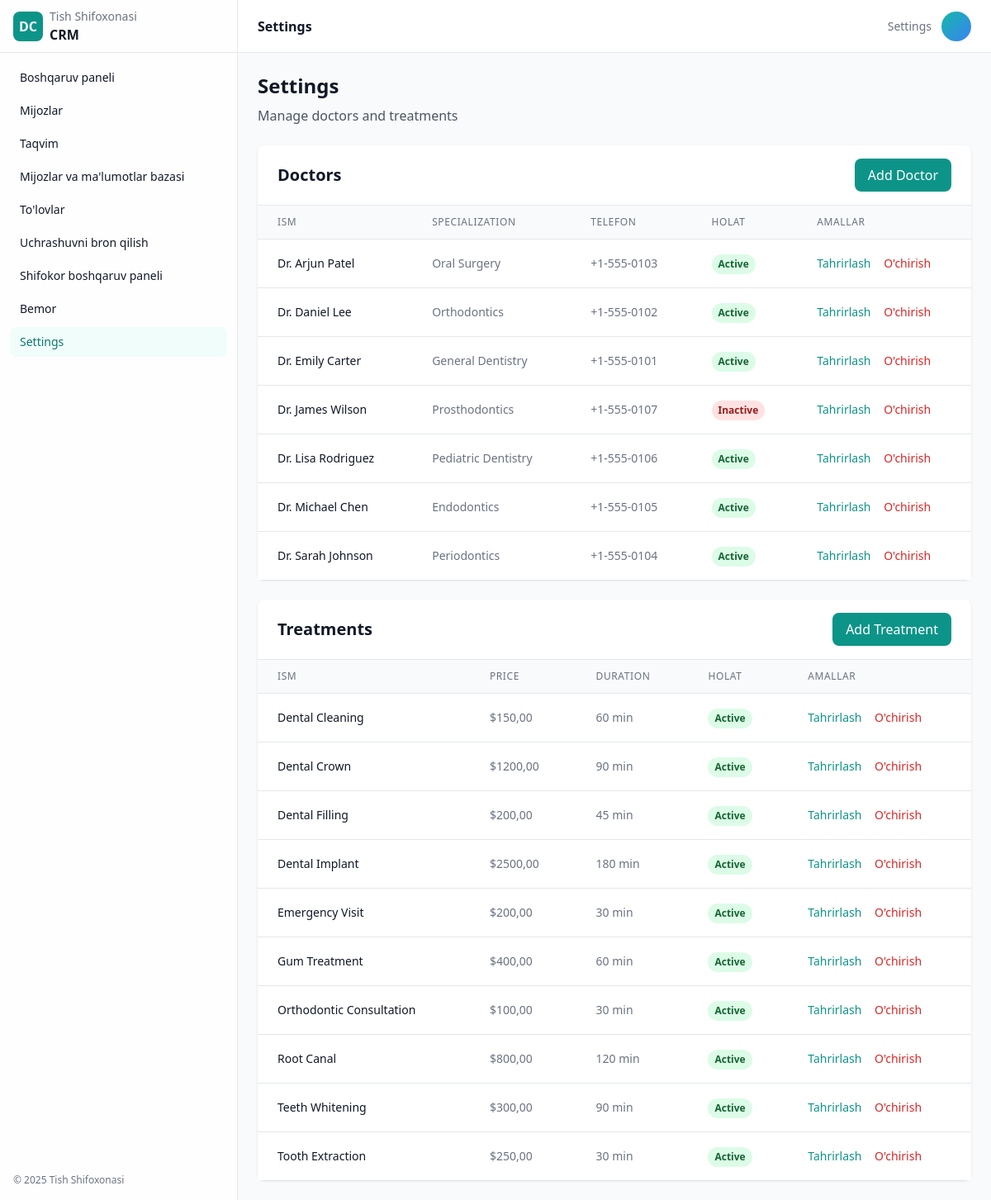
/settings/, run on the app's committed database.
### settings/models.py (models this page shows, shortened)
class Doctor(models.Model):
    name = models.CharField(max_length=100, verbose_name=_("Doctor Name"))
    specialization = models.CharField(max_length=100, verbose_name=_("Specialization"))
    phone = models.CharField(max_length=20, blank=True, verbose_name=_("Phone"))
    email = models.EmailField(blank=True, verbose_name=_("Email"))
    is_active = models.BooleanField(default=True, verbose_name=_("Active"))
    created_at = models.DateTimeField(auto_now_add=True)
    updated_at = models.DateTimeField(auto_now=True)
    class Meta:
        verbose_name = _("Doctor")
        verbose_name_plural = _("Doctors")
        ordering = ['name']

class Treatment(models.Model):
    name = models.CharField(max_length=100, verbose_name=_("Treatment Name"))
    description = models.TextField(blank=True, verbose_name=_("Description"))
    price = models.DecimalField(max_digits=10, decimal_places=2, verbose_name=_("Price"))
    duration_minutes = models.PositiveIntegerField(verbose_name=_("Duration (minutes)"))
    is_active = models.BooleanField(default=True, verbose_name=_("Active"))
    created_at = models.DateTimeField(auto_now_add=True)
    updated_at = models.DateTimeField(auto_now=True)
    class Meta:
        verbose_name = _("Treatment")
        verbose_name_plural = _("Treatments")
        ordering = ['name']

### settings/views.py (the view)
# urls.py: path('', views.settings_page, name='settings_page'),
def settings_page(request):
    doctors = Doctor.objects.all().order_by('name')
    treatments = Treatment.objects.all().order_by('name')
    context = {
        'doctors': doctors,
        'treatments': treatments,
    }
    return render(request, 'settings.html', context)

### dentalcrm/templatetags/translation_tags.py (called while the page is built)
@register.simple_tag(takes_context=True)
def trans(context, text):
    current_language = context['request'].session.get('django_language', 'uz')
    return get_translation(text, current_language)

### dentalcrm/translations.py (called while the page is built)
def get_translation(text, language='uz'):
    if language in TRANSLATIONS and text in TRANSLATIONS[language]:
        return TRANSLATIONS[language][text]
    return text

### templates/settings.html (shortened to what this page needs)
{% extends 'base.html' %}
{% load translation_tags %}
{% block content %}
<div class="min-h-screen flex">
  <aside class="hidden md:flex md:w-64 lg:w-72 flex-col border-r border-gray-200 dark:border-gray-800 bg-white/80 dark:bg-gray-950/60 backdrop-blur">
    <div class="h-16 flex items-center gap-2 px-4 border-b border-gray-200 dark:border-gray-800">
      <div class="w-9 h-9 rounded-lg bg-teal-600 flex items-center justify-center text-white font-bold">DC</div>
      <div>
        <div class="text-sm text-gray-500 dark:text-gray-400">{% trans "Dental Clinic" %}</div>
        <div class="font-semibold">{% trans "CRM" %}</div>
      </div>
    </div>
    <nav class="p-3 space-y-1 text-sm">
      <a href="/dashboard/" class="flex items-center gap-3 px-3 py-2 rounded-lg hover:bg-gray-100 dark:hover:bg-gray-800">{% trans "Dashboard" %}</a>
      <a href="/leads/page/" class="flex items-center gap-3 px-3 py-2 rounded-lg hover:bg-gray-100 dark:hover:bg-gray-800">{% trans "Leads" %}</a>
      <a href="/calendar/" class="flex items-center gap-3 px-3 py-2 rounded-lg hover:bg-gray-100 dark:hover:bg-gray-800">{% trans "Calendar" %}</a>
      <a href="/clients/" class="flex items-center gap-3 px-3 py-2 rounded-lg hover:bg-gray-100 dark:hover:bg-gray-800">{% trans "Clients & Database" %}</a>
      <a href="/payments/page/" class="flex items-center gap-3 px-3 py-2 rounded-lg hover:bg-gray-100 dark:hover:bg-gray-800">{% trans "Payments" %}</a>
      <a href="/book/" class="flex items-center gap-3 px-3 py-2 rounded-lg hover:bg-gray-100 dark:hover:bg-gray-800">{% trans "Book Appointment" %}</a>
      <a href="/doctor/" class="flex items-center gap-3 px-3 py-2 rounded-lg hover:bg-gray-100 dark:hover:bg-gray-800">{% trans "Doctor Dashboard" %}</a>
      <a href="/patient/page/" class="flex items-center gap-3 px-3 py-2 rounded-lg hover:bg-gray-100 dark:hover:bg-gray-800">{% trans "Patient" %}</a>
      <a href="/settings/" class="flex items-center gap-3 px-3 py-2 rounded-lg bg-teal-50 text-teal-700 dark:bg-teal-900/30 dark:text-teal-200 font-medium">{% trans "Settings" %}</a>
    </nav>
    <div class="mt-auto p-4 text-xs text-gray-500 dark:text-gray-400">© 2025 {% trans "Dental Clinic" %}</div>
  </aside>
  <div class="flex-1 flex flex-col min-w-0">
    <header class="h-16 flex items-center justify-between px-4 md:px-6 bg-white dark:bg-gray-950 border-b border-gray-200 dark:border-gray-800">
      <div class="hidden md:block font-semibold">{% trans "Settings" %}</div>
      <div class="flex items-center gap-3">
        <span class="text-sm text-gray-500 dark:text-gray-400 hidden sm:block">{% trans "Settings" %}</span>
        <div class="w-9 h-9 rounded-full bg-gradient-to-br from-teal-500 to-blue-500"></div>
      </div>
    </header>
    <main class="p-4 md:p-6 space-y-6">
      <div>
        <h1 class="text-2xl font-bold text-gray-900 dark:text-white">{% trans "Settings" %}</h1>
        <p class="mt-2 text-gray-600 dark:text-gray-400">{% trans "Manage doctors and treatments" %}</p>
      </div>
      <div class="bg-white dark:bg-gray-800 rounded-lg shadow">
            <div class="px-6 py-4 border-b border-gray-200 dark:border-gray-700">
                <div class="flex justify-between items-center">
                    <h2 class="text-xl font-semibold text-gray-900 dark:text-white">{% trans "Doctors" %}</h2>
                    <button onclick="showModal('addDoctor')" class="bg-teal-600 hover:bg-teal-700 text-white px-4 py-2 rounded-lg transition-colors">
                        {% trans "Add Doctor" %}
                    </button>
                </div>
            </div>
            <div class="overflow-x-auto">
                <table class="min-w-full divide-y divide-gray-200 dark:divide-gray-700">
                    <thead class="bg-gray-50 dark:bg-gray-700">
                        <tr>
                            <th class="px-6 py-3 text-left text-xs font-medium text-gray-500 dark:text-gray-300 uppercase tracking-wider">{% trans "Name" %}</th>
                            <th class="px-6 py-3 text-left text-xs font-medium text-gray-500 dark:text-gray-300 uppercase tracking-wider">{% trans "Specialization" %}</th>
                            <th class="px-6 py-3 text-left text-xs font-medium text-gray-500 dark:text-gray-300 uppercase tracking-wider">{% trans "Phone" %}</th>
                            <th class="px-6 py-3 text-left text-xs font-medium text-gray-500 dark:text-gray-300 uppercase tracking-wider">{% trans "Status" %}</th>
                            <th class="px-6 py-3 text-left text-xs font-medium text-gray-500 dark:text-gray-300 uppercase tracking-wider">{% trans "Actions" %}</th>
                        </tr>
                    </thead>
                    <tbody class="bg-white dark:bg-gray-800 divide-y divide-gray-200 dark:divide-gray-700">
                        {% for doctor in doctors %}
                        <tr>
                            <td class="px-6 py-4 whitespace-nowrap text-sm font-medium text-gray-900 dark:text-white">{{ doctor.name }}</td>
                            <td class="px-6 py-4 whitespace-nowrap text-sm text-gray-500 dark:text-gray-400">{{ doctor.specialization }}</td>
                            <td class="px-6 py-4 whitespace-nowrap text-sm text-gray-500 dark:text-gray-400">{{ doctor.phone }}</td>
                            <td class="px-6 py-4 whitespace-nowrap">
                                <span class="inline-flex px-2 py-1 text-xs font-semibold rounded-full {% if doctor.is_active %}bg-green-100 text-green-800 dark:bg-green-900 dark:text-green-200{% else %}bg-red-100 text-red-800 dark:bg-red-900 dark:text-red-200{% endif %}">
                                    {% if doctor.is_active %}{% trans "Active" %}{% else %}{% trans "Inactive" %}{% endif %}
                                </span>
                            </td>
                            <td class="px-6 py-4 whitespace-nowrap text-sm font-medium">
                                <button onclick="editDoctor({{ doctor.id }}, '{{ doctor.name|escapejs }}', '{{ doctor.specialization|escapejs }}', '{{ doctor.phone|escapejs }}', '{{ doctor.email|escapejs }}', {{ doctor.is_active|yesno:"true,false" }})" class="text-teal-600 hover:text-teal-900 dark:text-teal-400 dark:hover:text-teal-300 mr-3">{% trans "Edit" %}</button>
                                <button onclick="confirmDelete('{% trans "Are you sure you want to delete this doctor?" %}', '{% url "doctor_delete" doctor.id %}', '{{ csrf_token }}')" class="text-red-600 hover:text-red-900 dark:text-red-400 dark:hover:text-red-300">{% trans "Delete" %}</button>
                            </td>
                        </tr>
                        {% empty %}
                        <tr>
                            <td colspan="5" class="px-6 py-4 text-center text-gray-500 dark:text-gray-400">{% trans "No doctors found" %}</td>
                        </tr>
                        {% endfor %}
                    </tbody>
                </table>
            </div>
        </div>
      <div class="bg-white dark:bg-gray-800 rounded-lg shadow">
            <div class="px-6 py-4 border-b border-gray-200 dark:border-gray-700">
                <div class="flex justify-between items-center">
                    <h2 class="text-xl font-semibold text-gray-900 dark:text-white">{% trans "Treatments" %}</h2>
                    <button onclick="showModal('addTreatment')" class="bg-teal-600 hover:bg-teal-700 text-white px-4 py-2 rounded-lg transition-colors">
                        {% trans "Add Treatment" %}
                    </button>
                </div>
            </div>
            <div class="overflow-x-auto">
                <table class="min-w-full divide-y divide-gray-200 dark:divide-gray-700">
                    <thead class="bg-gray-50 dark:bg-gray-700">
                        <tr>
                            <th class="px-6 py-3 text-left text-xs font-medium text-gray-500 dark:text-gray-300 uppercase tracking-wider">{% trans "Name" %}</th>
                            <th class="px-6 py-3 text-left text-xs font-medium text-gray-500 dark:text-gray-300 uppercase tracking-wider">{% trans "Price" %}</th>
                            <th class="px-6 py-3 text-left text-xs font-medium text-gray-500 dark:text-gray-300 uppercase tracking-wider">{% trans "Duration" %}</th>
                            <th class="px-6 py-3 text-left text-xs font-medium text-gray-500 dark:text-gray-300 uppercase tracking-wider">{% trans "Status" %}</th>
                            <th class="px-6 py-3 text-left text-xs font-medium text-gray-500 dark:text-gray-300 uppercase tracking-wider">{% trans "Actions" %}</th>
                        </tr>
                    </thead>
                    <tbody class="bg-white dark:bg-gray-800 divide-y divide-gray-200 dark:divide-gray-700">
                        {% for treatment in treatments %}
                        <tr>
                            <td class="px-6 py-4 whitespace-nowrap text-sm font-medium text-gray-900 dark:text-white">{{ treatment.name }}</td>
                            <td class="px-6 py-4 whitespace-nowrap text-sm text-gray-500 dark:text-gray-400">${{ treatment.price }}</td>
                            <td class="px-6 py-4 whitespace-nowrap text-sm text-gray-500 dark:text-gray-400">{{ treatment.duration_minutes }} {% trans "min" %}</td>
                            <td class="px-6 py-4 whitespace-nowrap">
                                <span class="inline-flex px-2 py-1 text-xs font-semibold rounded-full {% if treatment.is_active %}bg-green-100 text-green-800 dark:bg-green-900 dark:text-green-200{% else %}bg-red-100 text-red-800 dark:bg-red-900 dark:text-red-200{% endif %}">
                                    {% if treatment.is_active %}{% trans "Active" %}{% else %}{% trans "Inactive" %}{% endif %}
                                </span>
                            </td>
                            <td class="px-6 py-4 whitespace-nowrap text-sm font-medium">
                                <button onclick="editTreatment({{ treatment.id }}, '{{ treatment.name|escapejs }}', '{{ treatment.description|escapejs }}', {{ treatment.price }}, {{ treatment.duration_minutes }}, {{ treatment.is_active|yesno:"true,false" }})" class="text-teal-600 hover:text-teal-900 dark:text-teal-400 dark:hover:text-teal-300 mr-3">{% trans "Edit" %}</button>
                                <button onclick="confirmDelete('{% trans "Are you sure you want to delete this treatment?" %}', '{% url "treatment_delete" treatment.id %}', '{{ csrf_token }}')" class="text-red-600 hover:text-red-900 dark:text-red-400 dark:hover:text-red-300">{% trans "Delete" %}</button>
                            </td>
                        </tr>
                        {% empty %}
                        <tr>
                            <td colspan="5" class="px-6 py-4 text-center text-gray-500 dark:text-gray-400">{% trans "No treatments found" %}</td>
                        </tr>
                        {% endfor %}
                    </tbody>
                </table>
            </div>
        </div>
    </div>
</div>
{% endblock %}

### templates/base.html (style rules this page uses)
html { font-family: Inter, system-ui, -apple-system, Segoe UI, Roboto, Ubuntu, Cantarell, Noto Sans, Helvetica, Arial, "Apple Color Emoji", "Segoe UI Emoji"; }

### data on the page
Doctor: name "Dr. Arjun Patel", specialization "Oral Surgery", phone "+1-555-0103"
Doctor: name "Dr. Daniel Lee", specialization "Orthodontics", phone "+1-555-0102"
Doctor: name "Dr. Emily Carter", specialization "General Dentistry", phone "+1-555-0101"
Doctor: name "Dr. James Wilson", specialization "Prosthodontics", phone "+1-555-0107"
Doctor: name "Dr. Lisa Rodriguez", specialization "Pediatric Dentistry", phone "+1-555-0106"
Doctor: name "Dr. Michael Chen", specialization "Endodontics", phone "+1-555-0105"
Doctor: name "Dr. Sarah Johnson", specialization "Periodontics", phone "+1-555-0104"
Treatment: name "Dental Cleaning", price "150,00", duration_minutes "60"
Treatment: name "Dental Crown", price "1200,00", duration_minutes "90"
Treatment: name "Dental Filling", price "200,00", duration_minutes "45"
Treatment: name "Dental Implant", price "2500,00", duration_minutes "180"
Treatment: name "Emergency Visit", price "200,00", duration_minutes "30"
Treatment: name "Gum Treatment", price "400,00", duration_minutes "60"
Treatment: name "Orthodontic Consultation", price "100,00", duration_minutes "30"
Treatment: name "Root Canal", price "800,00", duration_minutes "120"
Treatment: name "Teeth Whitening", price "300,00", duration_minutes "90"
Treatment: name "Tooth Extraction", price "250,00", duration_minutes "30"
